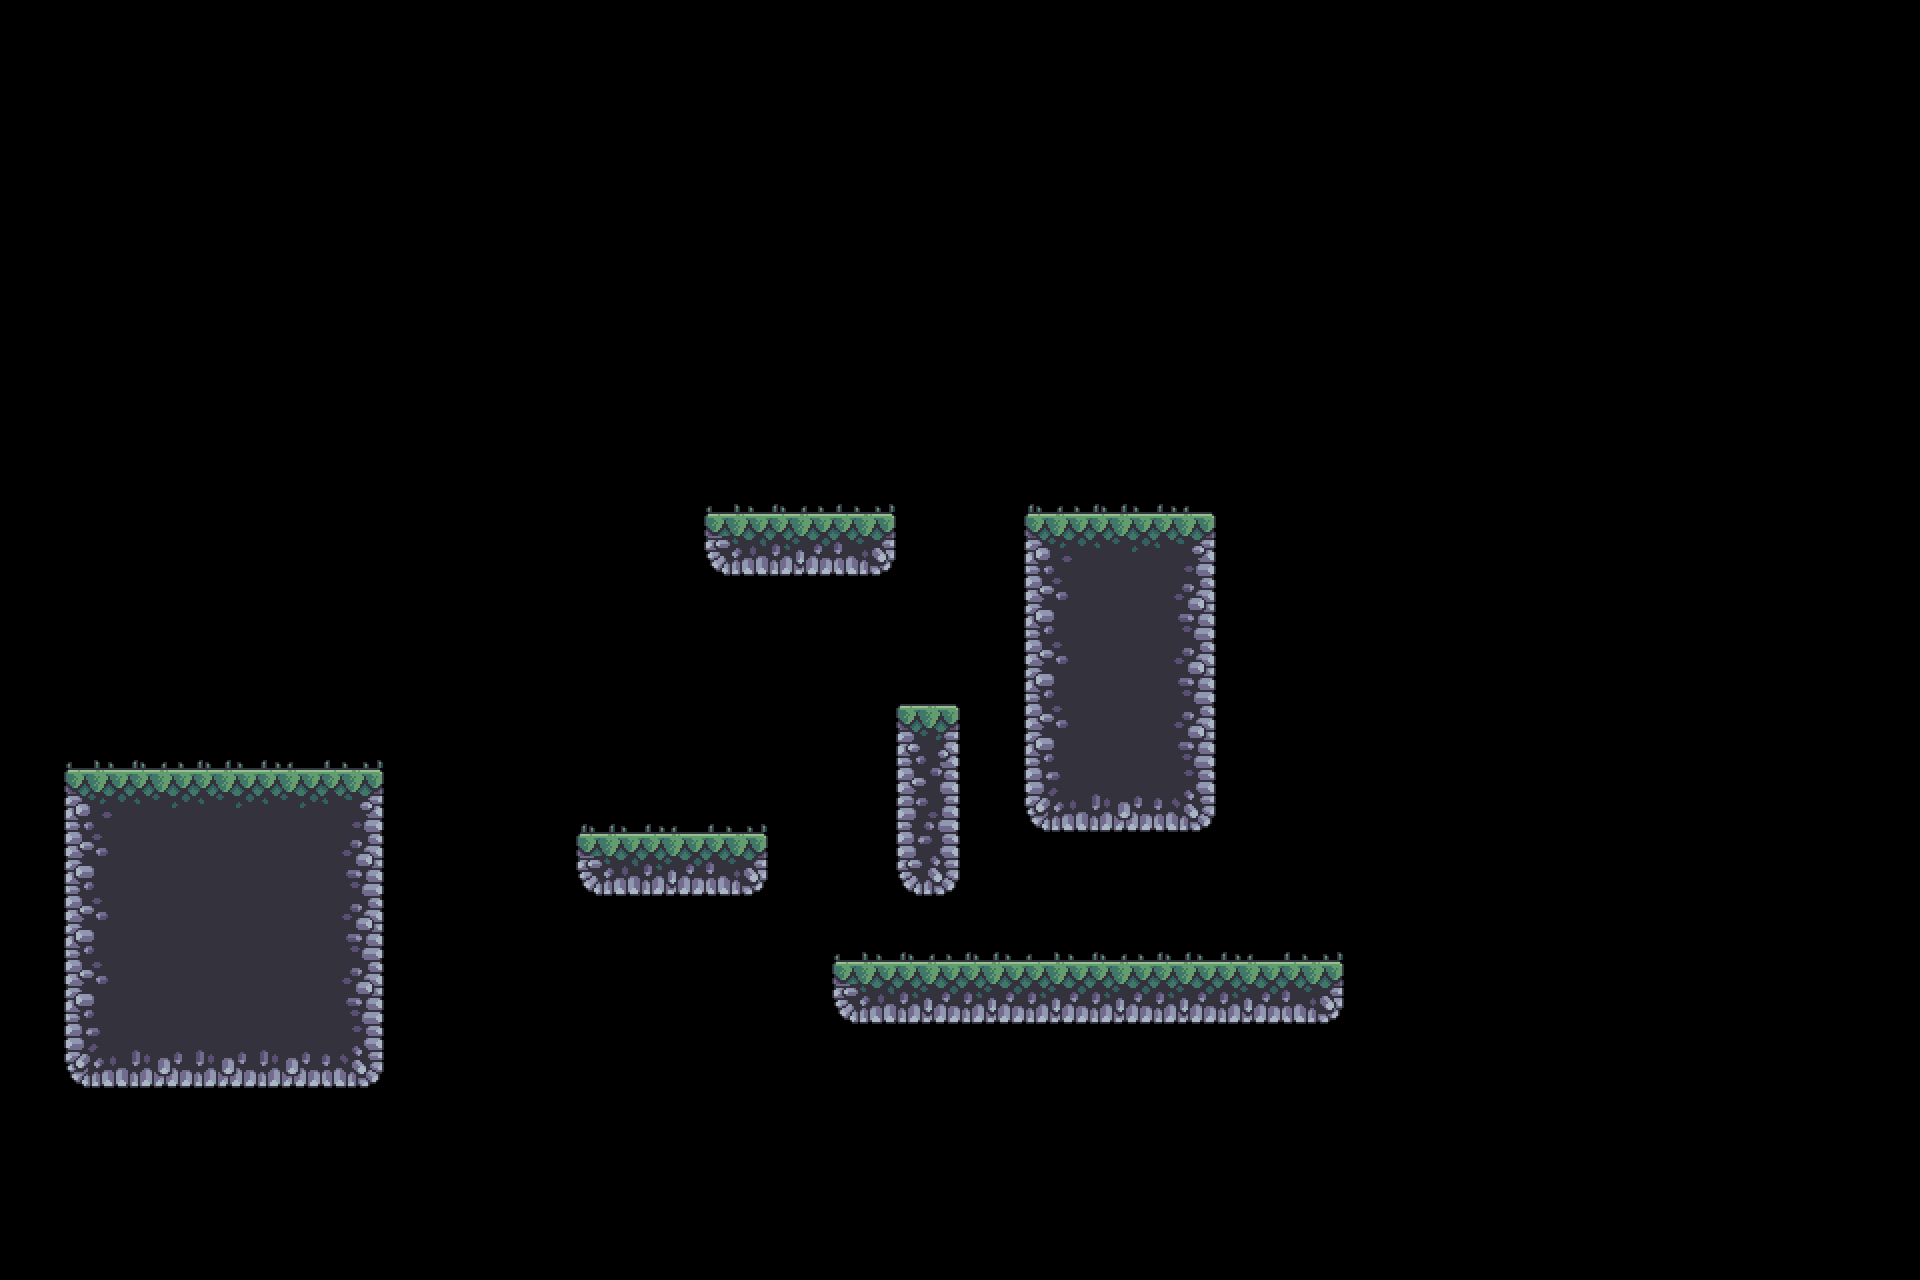

This game map was drawn from its Tiled (.tmx) file and the tilesets committed beside it. A one-line description and the full map source follow:
An orthogonal 30x20 tile map with 64x64 px tiles, 2 tile layers (ground / solid, Grass / other), 3 tilesets.

<map version="1.10" tiledversion="1.11.0" orientation="orthogonal" renderorder="right-down" width="30" height="20" tilewidth="64" tileheight="64" infinite="0" nextlayerid="3" nextobjectid="1">
 <tileset firstgid="1" source="../TileSets/Spikes.tsx" />
 <tileset firstgid="2" source="../TileSets/outside.tsx" />
 <tileset firstgid="50" source="../TileSets/grass.tsx" />
 <layer id="1" name="ground / solid" width="30" height="20">
  <data encoding="csv">
0,0,0,0,0,0,0,0,0,0,0,0,0,0,0,0,0,0,0,0,0,0,0,0,0,0,0,0,0,0,
0,0,0,0,0,0,0,0,0,0,0,0,0,0,0,0,0,0,0,0,0,0,0,0,0,0,0,0,0,0,
0,0,0,0,0,0,0,0,0,0,0,0,0,0,0,0,0,0,0,0,0,0,0,0,0,0,0,0,0,0,
0,0,0,0,0,0,0,0,0,0,0,0,0,0,0,0,0,0,0,0,0,0,0,0,0,0,0,0,0,0,
0,0,0,0,0,0,0,0,0,0,0,0,0,0,0,0,0,0,0,0,0,0,0,0,0,0,0,0,0,0,
0,0,0,0,0,0,0,0,0,0,0,0,0,0,0,0,0,0,0,0,0,0,0,0,0,0,0,0,0,0,
0,0,0,0,0,0,0,0,0,0,0,0,0,0,0,0,0,0,0,0,0,0,0,0,0,0,0,0,0,0,
0,0,0,0,0,0,0,0,0,0,0,0,0,0,0,0,0,0,0,0,0,0,0,0,0,0,0,0,0,0,
0,0,0,0,0,0,0,0,0,0,0,38,39,40,0,0,2,3,4,0,0,0,0,0,0,0,0,0,0,0,
0,0,0,0,0,0,0,0,0,0,0,0,0,0,0,0,14,15,16,0,0,0,0,0,0,0,0,0,0,0,
0,0,0,0,0,0,0,0,0,0,0,0,0,0,0,0,14,15,16,0,0,0,0,0,0,0,0,0,0,0,
0,0,0,0,0,0,0,0,0,0,0,0,0,0,5,0,14,15,16,0,0,0,0,0,0,0,0,0,0,0,
0,2,3,3,3,4,0,0,0,0,0,0,0,0,17,0,26,27,28,0,0,0,0,0,0,0,0,0,0,0,
0,14,15,15,15,16,0,0,0,38,39,40,0,0,29,0,0,0,0,0,0,0,0,0,0,0,0,0,0,0,
0,14,15,15,15,16,0,0,0,0,0,0,0,0,0,0,0,0,0,0,0,0,0,0,0,0,0,0,0,0,
0,14,15,15,15,16,0,0,0,0,0,0,0,38,39,39,39,39,39,39,40,0,0,0,0,0,0,0,0,0,
0,26,27,27,27,28,0,0,0,0,0,0,0,0,0,0,0,0,0,0,0,0,0,0,0,0,0,0,0,0,
0,0,0,0,0,0,0,0,0,0,0,0,0,0,0,0,0,0,0,0,0,0,0,0,0,0,0,0,0,0,
0,0,0,0,0,0,0,0,0,0,0,0,0,0,0,0,0,0,0,0,0,0,0,0,0,0,0,0,0,0,
0,0,0,0,0,0,0,0,0,0,0,0,0,0,0,0,0,0,0,0,0,0,0,0,0,0,0,0,0,0
</data>
 </layer>
 <layer id="2" name="Grass / other" width="30" height="20">
  <data encoding="csv">
0,0,0,0,0,0,0,0,0,0,0,0,0,0,0,0,0,0,0,0,0,0,0,0,0,0,0,0,0,0,
0,0,0,0,0,0,0,0,0,0,0,0,0,0,0,0,0,0,0,0,0,0,0,0,0,0,0,0,0,0,
0,0,0,0,0,0,0,0,0,0,0,0,0,0,0,0,0,0,0,0,0,0,0,0,0,0,0,0,0,0,
0,0,0,0,0,0,0,0,0,0,0,0,0,0,0,0,0,0,0,0,0,0,0,0,0,0,0,0,0,0,
0,0,0,0,0,0,0,0,0,0,0,0,0,0,0,0,0,0,0,0,0,0,0,0,0,0,0,0,0,0,
0,0,0,0,0,0,0,0,0,0,0,0,0,0,0,0,0,0,0,0,0,0,0,0,0,0,0,0,0,0,
0,0,0,0,0,0,0,0,0,0,0,0,0,0,0,0,0,0,0,0,0,0,0,0,0,0,0,0,0,0,
0,0,0,0,0,0,0,0,0,0,0,50,51,54,0,0,51,52,53,0,0,0,0,0,0,0,0,0,0,0,
0,0,0,0,0,0,0,0,0,0,0,0,0,0,0,0,0,0,0,0,0,0,0,0,0,0,0,0,0,0,
0,0,0,0,0,0,0,0,0,0,0,0,0,0,0,0,0,0,0,0,0,0,0,0,0,0,0,0,0,0,
0,0,0,0,0,0,0,0,0,0,0,0,0,0,0,0,0,0,0,0,0,0,0,0,0,0,0,0,0,0,
0,50,51,52,53,54,0,0,0,0,0,0,0,0,0,0,0,0,0,0,0,0,0,0,0,0,0,0,0,0,
0,0,0,0,0,0,0,0,0,52,53,54,0,0,0,0,0,0,0,0,0,0,0,0,0,0,0,0,0,0,
0,0,0,0,0,0,0,0,0,0,0,0,0,0,0,0,0,0,0,0,0,0,0,0,0,0,0,0,0,0,
0,0,0,0,0,0,0,0,0,0,0,0,0,50,51,52,50,51,52,53,54,0,0,0,0,0,0,0,0,0,
0,0,0,0,0,0,0,0,0,0,0,0,0,0,0,0,0,0,0,0,0,0,0,0,0,0,0,0,0,0,
0,0,0,0,0,0,0,0,0,0,0,0,0,0,0,0,0,0,0,0,0,0,0,0,0,0,0,0,0,0,
0,0,0,0,0,0,0,0,0,0,0,0,0,0,0,0,0,0,0,0,0,0,0,0,0,0,0,0,0,0,
0,0,0,0,0,0,0,0,0,0,0,0,0,0,0,0,0,0,0,0,0,0,0,0,0,0,0,0,0,0,
0,0,0,0,0,0,0,0,0,0,0,0,0,0,0,0,0,0,0,0,0,0,0,0,0,0,0,0,0,0
</data>
 </layer>
</map>
